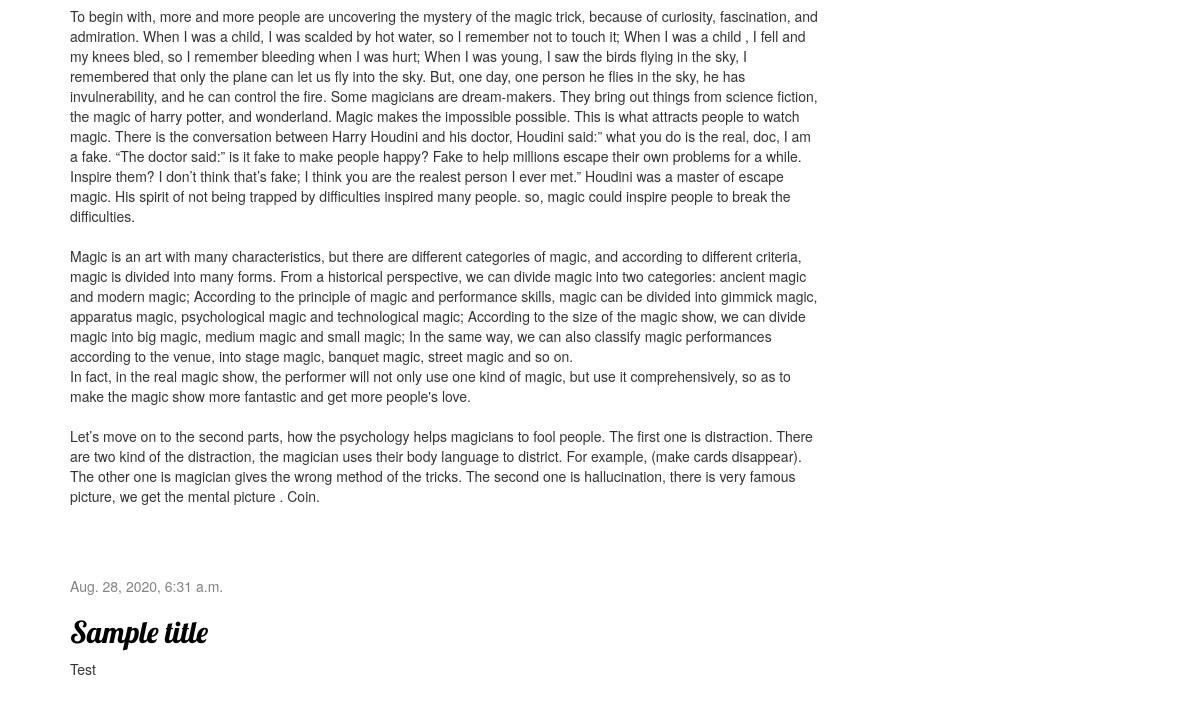
Before: / (lower part) with the older database file.
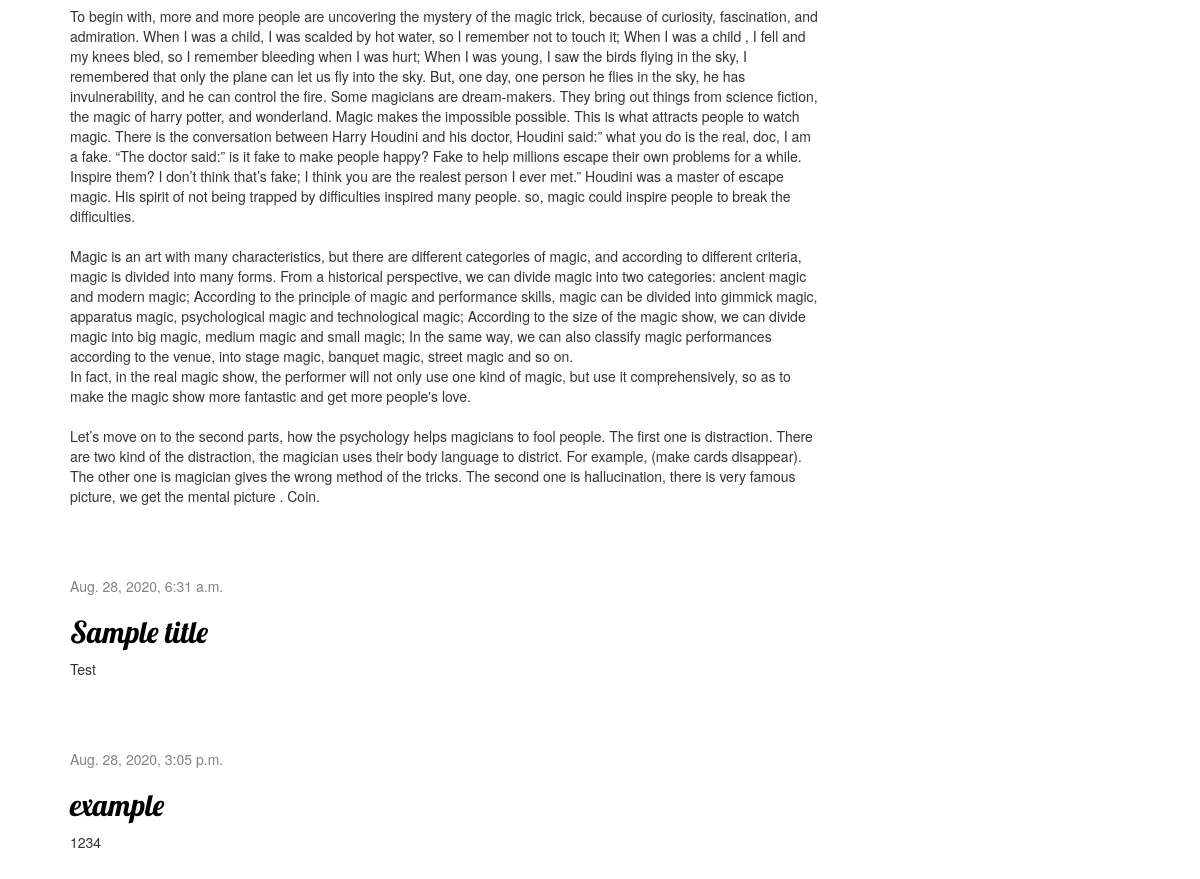
After: the same page with the newer database file.
### blog/models.py (models this page shows, shortened)
class Post(models.Model):
    author = models.ForeignKey(settings.AUTH_USER_MODEL, on_delete=models.CASCADE)
    title = models.CharField(max_length=200)
    text = models.TextField()
    created_date = models.DateTimeField(default=timezone.now)
    published_date = models.DateTimeField(blank=True, null=True)

### blog/views.py (the view)
# urls.py: path('', views.post_list, name='post_list'),
def post_list(request):
    posts = Post.objects.filter(published_date__lte=timezone.now()).order_by('published_date')
    return render(request, 'blog/post_list.html', {'posts':posts})

### blog/templates/blog/post_list.html (shortened to what this page needs)
{% load static %}
<html>
<head>
    <link rel="stylesheet" href="//maxcdn.bootstrapcdn.com/bootstrap/3.2.0/css/bootstrap.min.css">
    <link rel="stylesheet" href="//maxcdn.bootstrapcdn.com/bootstrap/3.2.0/css/bootstrap-theme.min.css">
    <link rel="stylesheet" href="{% static 'css/blog.css' %}">
</head>
<body>
<div class="content container">
    <div class="row">
        <div class="col-md-8">
            {% block content %}
            {% for post in posts %}
            <div class="post">
                <div class="date">
                    {{ post.published_date }}
                </div>
                <h2><a href="{% url 'post_detail' pk=post.pk %}">{{ post.title }}</a></h2>
                <p>{{ post.text|linebreaksbr }}</p>
            </div>
            {% endfor %} {% endblock %}
        </div>
    </div>
</div>
</body>
</html>

Changed rows visible on the page:
added Post: published_date "Aug. 28, 2020, 3:05 p.m.", title "example", text "1234"
